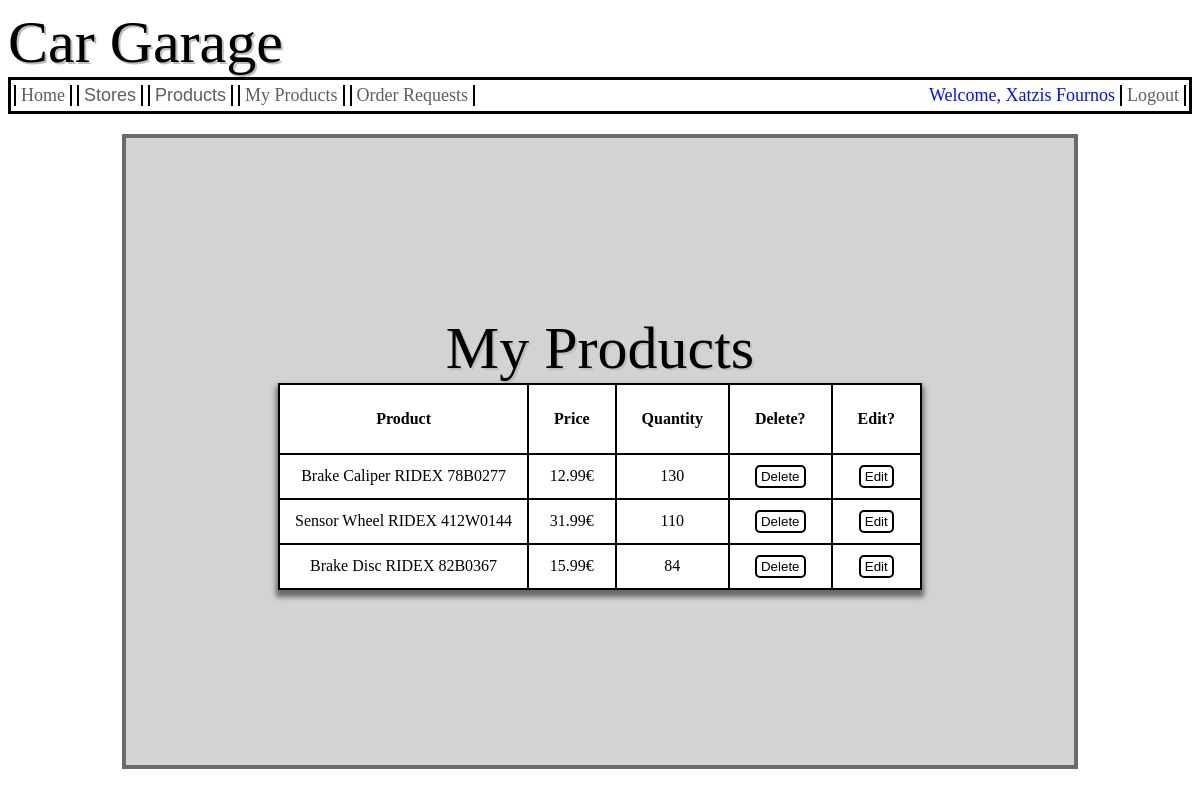
The app's page /provider_products.php (signed in) with its own data.
### tables this page shows
CREATE TABLE `users` (
  `user_id` int(11) NOT NULL,
  `first_name` varchar(150) NOT NULL,
  `second_name` varchar(150) NOT NULL,
  `password` varchar(150) NOT NULL,
  `email` varchar(200) NOT NULL,
  `phone` bigint(20) NOT NULL,
  `property` varchar(100) NOT NULL
);

CREATE TABLE `products` (
  `id` int(11) NOT NULL,
  `product_name` varchar(150) NOT NULL,
  `category` varchar(150) NOT NULL,
  `manufacturer` varchar(150) NOT NULL,
  `price` float NOT NULL,
  `garage_quantity` int(11) NOT NULL,
  `product_image` longblob NOT NULL
);

CREATE TABLE `provider_products` (
  `id` int(11) NOT NULL,
  `product_id` int(11) NOT NULL,
  `provider_id` int(11) NOT NULL,
  `price` float NOT NULL,
  `quantity` int(11) NOT NULL
);

### functions.php (called while the page is built, shortened)
<?php
function check_login($con)
{
    if(isset($_SESSION['id']))
    {
        $id = $_SESSION['id'];
        $query = "select * from users where user_id = '$id' limit 1";
        $results = mysqli_query($con,$query);
        if($results && mysqli_num_rows($results)>0)
        {
            $user_data = mysqli_fetch_assoc($results);
            return $user_data;
        }
    }else
    {
        return 0;
    }
    die;
}

### provider_products.php (the view, shortened to what this page needs)
<?php
    include("Setup.php");
    include("functions.php");
    $user_data = check_login($con);
   $user_ID = $user_data['user_id'];
?>
<html>
    <head>
        <link rel="stylesheet" href="css/style.css" />
    </head>
    <body>
        <?php include("header.php");?>
        <div class="provProducts">
            <div class="Title">My Products</div>
                <table class="MyProductsTable">
                    <tr>
                        <th>Product</th>
                        <th>Price</th>
                        <th>Quantity</th>
                        <th>Delete?</th>
                        <th>Edit?</th>
                    </tr>
                    <?php $query = "SELECT * FROM provider_products WHERE provider_products.provider_id = $user_ID";
                    $results = mysqli_query($con,$query);
                    while($row = mysqli_fetch_array($results)){
                        $proProduct_ID = $row['product_id'];
                        $query1 = "SELECT * FROM products WHERE products.id = $proProduct_ID";
                        $results1 = mysqli_query($con,$query1);
                        while($row1 = mysqli_fetch_array($results1)){ ?>
                    <tr>
                        <td><?=$row1['product_name']?></td>
                        <td><?=$row['price']?>€</td>
                        <td><?=$row['quantity']?></td>
                        <td>
                            <form action="provider_products.php" method="POST" style="margin:0;">
                                <button type="submit" name="deleteMP" value="<?=$row['id']?>" class="deleteP">Delete</button>
                            </form>
                        </td>
                        <td>
                            <form action="editProduct.php" method="POST" style="margin:0;">
                                <button type="submit" name="editInfo" value="<?=$row['id']?>" class="deleteP">Edit</button>
                            </form>
                        </td>
                    </tr>
                    <?php }
                    } ?>
                </table>
        </div>
    </body>
</html>

### header.php (shortened to what this page needs)
<html>
<div class="Title">Car Garage</div>
        <div class="navBar">
            <a href="index.php">Home</a>
            <div class="dropdown" data-dropdown>
                <button class="links" data-dropdown-button="">Stores</button>
            </div>
            <div class="dropdown" data-dropdown>
                <button class="links" data-dropdown-button="">Products</button>
            </div>
            <?php if($user_data!=0){
                if($user_data['property']=="provider"){
                    ?>
                    <a href="provider_products.php">My Products</a>
                    <a href="orderrequest.php">
                        <div>Order Requests</div>
                    </a>
                <?php }
            }?>
            <div class="Login">
                <?php if($user_data==0){ ?>
                <div>Welcome, Guest</div>
                <div class="dropdown" data-dropdown>
                    <button class="links" data-dropdown-button="">Login</button>
                    <div class="dropdown-menu loginMenu">
                        <form method="post" class="formLogin">
                            <label for="email" class="labels">Email</label>
                            <input type="email" name="email" id="email">
                            <label for="password" class="labels">Password</label>
                            <input type="password" name="password" id="password">
                            <label class="Warnings-messages"><?=$warnLInfo?></label>
                            <button type="submit" name="login">Login</button>
                        </form>
                    </div>
                </div>
                <?php }else{ ?>
                <div class="welcome-name">Welcome, <?=$user_data['first_name'];?> <?=$user_data['second_name'];?></div>
                <a href="logout.php" class="Logout-Button">Logout</a>
                <?php } ?>
            </div>
        </div>
</html>

### css/style.css (style rules this page uses)
.navBar { position: relative; background-color: rgb(255, 255, 255); border-style: solid; font-size: large; display: flex; gap: 5px; padding: 5px 3px; }
.navBar > a { text-decoration: none; color: rgb(94, 94, 94); transition: color 75ms ease-in-out, border-bottom 75ms ease-in-out,border-top 75ms ease-in-out; border-style: solid; border-color: black; border-width: 2px; padding: 0 5px; border-bottom: 0px none; border-top: 0px none; }
.Title { height: auto; top: 4rem; font-size: 60px; color: rgb(0, 0, 0); text-shadow: 2px 2px rgb(189, 189, 189); }
.dropdown { position: relative; }
.links { color: rgb(94, 94, 94); transition: color 75ms ease-in-out, border-bottom 75ms ease-in-out,border-top 75ms ease-in-out; border-style: solid; border-color: black; border-width: 2px; padding: 0 5px; border-bottom: 0px none; border-top: 0px none; background: none; font-size: large; cursor: pointer; }
.Login { margin-left: auto; display: flex; gap: 5px; }
.Logout-Button { color: rgb(94, 94, 94); transition: color 75ms ease-in-out, border-bottom 75ms ease-in-out,border-top 75ms ease-in-out; border-style: solid; border-color: black; border-width: 2px; padding: 0 5px; border-bottom: 0px none; border-top: 0px none; background: none; font-size: large; cursor: pointer; text-decoration: none; }
.welcome-name { color: rgb(0, 17, 255); }
.DeleteP { position: relative; border: 2px solid black; text-decoration: none; color:black; z-index: 10; cursor: pointer; padding: 2px 4px; border-radius: 5px; background-color: rgb(255, 255, 255); transition: border 100ms ease-in-out,transform 100ms ease-in-out,text-decoration 100ms ease-in-out,background-color 100ms ease-in-out; }
.provProducts { width: 80%; height: 80%; margin: auto; margin-top: 20px; background-color: rgb(211, 211, 211); display: flex; flex-direction: column; justify-content: center; align-items: center; border: 4px solid rgb(106, 106, 106); }
.MyProductsTable { background-color: black; box-shadow: 0px 5px 5px 2px rgba(0,0,0,.5); }
.MyProductsTable tr th { background-color: white; padding: 25px 25px; }
.MyProductsTable tr td { background-color: white; text-align: center; padding: 10px 15px; }

### records on screen
users: first_name "Xatzis", second_name "Fournos"
provider_products: price "12.99", quantity "130"
products: product_name "Brake Caliper RIDEX 78B0277", $row['id'] 1 (drawn)
provider_products: price "31.99", quantity "110"
products: product_name "Sensor Wheel RIDEX 412W0144", $row['id'] 2 (drawn)
provider_products: price "15.99", quantity "84"
products: product_name "Brake Disc RIDEX 82B0367", $row['id'] 3 (drawn)
